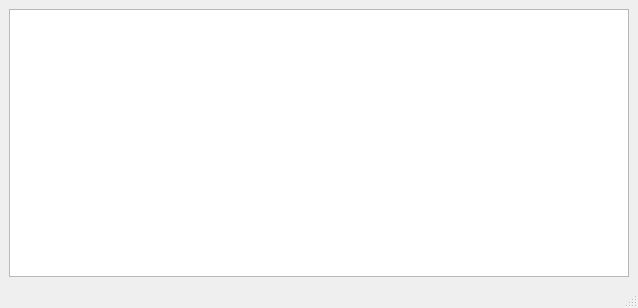
<?xml version="1.0" encoding="UTF-8"?>
<ui version="4.0">
 <class>MainWindow</class>
 <widget class="QMainWindow" name="MainWindow">
  <property name="geometry">
   <rect>
    <x>0</x>
    <y>0</y>
    <width>638</width>
    <height>308</height>
   </rect>
  </property>
  <property name="windowTitle">
   <string>MainWindow</string>
  </property>
  <widget class="QWidget" name="centralwidget">
   <layout class="QGridLayout" name="gridLayout">
    <item row="0" column="0">
     <widget class="QTextEdit" name="textEdit">
      <property name="font">
       <font>
        <family>Droid Sans Mono</family>
        <pointsize>14</pointsize>
       </font>
      </property>
     </widget>
    </item>
   </layout>
  </widget>
  <widget class="QStatusBar" name="statusbar"/>
 </widget>
 <resources/>
 <connections/>
</ui>
